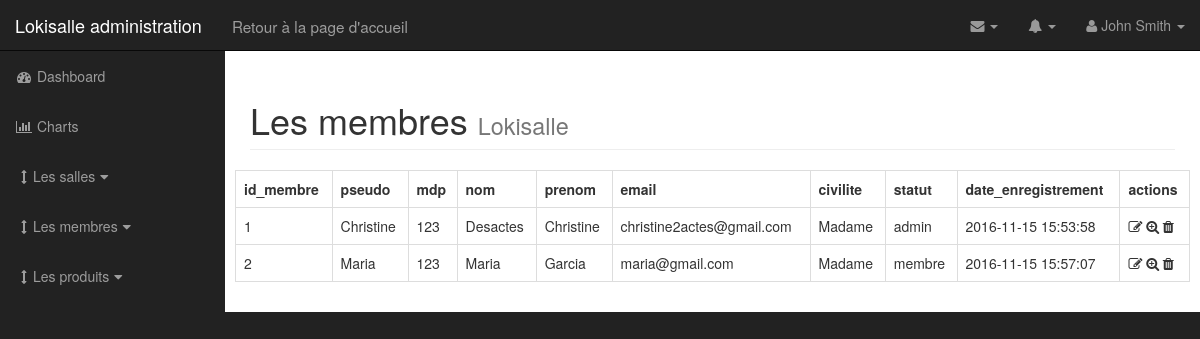
The page /admin/membres.php (signed in) on the database its author committed.
### tables this page shows
CREATE TABLE `membre` (
  `id_membre` int(3) NOT NULL,
  `pseudo` varchar(20) NOT NULL,
  `mdp` varchar(200) NOT NULL,
  `nom` varchar(20) NOT NULL,
  `prenom` varchar(20) NOT NULL,
  `email` varchar(50) NOT NULL,
  `civilite` enum('Monsieur','Madame') NOT NULL,
  `statut` enum('admin','membre') NOT NULL,
  `date_enregistrement` datetime NOT NULL
);

### admin/models/functions_membre.php (called while the page is built, shortened)
<?php
function afficherMembres() {
    $pdo = getDb() ;
    $membres = $pdo -> query('SELECT * from membre') ;
    return $membres ;
} ;

### admin/membres.php (the view, shortened to what this page needs)
<?php
include 'incs/header.php' ;
$membres = afficherMembres() ;
?>
<div id="wrapper">
    <?php include 'incs/nav.php' ?>
    <div id="page-wrapper">
        <div class="container-fluid">
            <div class="row">
                <div class="col-lg-12">
                    <h1 class="page-header">
                        Les membres
                        <small>Lokisalle</small>
                    </h1>
                </div>
            </div>
            <div class="row">
                <?php
                echo '<table class="table table-bordered">' ;
                echo '<tr>' ;
                for($i =0; $i < $membres -> columnCount(); $i ++){
                    $meta = $membres -> getColumnMeta($i);
                    echo '<th>' . $meta['name'] . '</th>' ;
                }
                echo '<th>actions</th>' ;
                echo '<tr>';
                while($enregistrement = $membres -> fetch(PDO::FETCH_ASSOC)){
                echo '<tr>';
                    foreach($enregistrement as $valeur){
                        echo '<td>' . $valeur . '</td>';
                    }
                    echo '<td><i class="fa fa-pencil-square-o" aria-hidden="true"></i>
                    <i class="fa fa-search-plus" aria-hidden="true">
                    <i class="fa fa-trash" aria-hidden="true"></i></td>';
                    echo '</tr>';
                }
                ?>
            </div>
        </div>
    </div>
</div>
</body>
</html>

### admin/incs/header.php (shortened to what this page needs)
<?php
require_once 'models/functions_membre.php' ;
?>
<!DOCTYPE html>
<html lang="en">
<head>
    <link href="css/bootstrap.min.css" rel="stylesheet">
    <link href="css/sb-admin.css" rel="stylesheet">
    <link href="styles/style.css" rel="stylesheet">
    <link href="font-awesome/css/font-awesome.min.css" rel="stylesheet" type="text/css">
</head>
<body>

### admin/incs/nav.php (shortened to what this page needs)
<nav class="navbar navbar-inverse navbar-fixed-top" role="navigation">
    <div class="navbar-header">
        <a class="navbar-brand" href="index.php">Lokisalle administration</a>
        <a class="navbar-brand" href="../index.php"><small>Retour à la page d'accueil</small></a>
    </div>
    <ul class="nav navbar-right top-nav">
        <li class="dropdown">
            <a href="#" class="dropdown-toggle" data-toggle="dropdown"><i class="fa fa-envelope"></i> <b class="caret"></b></a>
        </li>
        <li class="dropdown">
            <a href="#" class="dropdown-toggle" data-toggle="dropdown"><i class="fa fa-bell"></i> <b class="caret"></b></a>
        </li>
        <li class="dropdown">
            <a href="#" class="dropdown-toggle" data-toggle="dropdown"><i class="fa fa-user"></i> John Smith <b class="caret"></b></a>
        </li>
    </ul>
    <div class="collapse navbar-collapse navbar-ex1-collapse">
        <ul class="nav navbar-nav side-nav">
            <li>
                <a href="index.php"><i class="fa fa-fw fa-dashboard"></i> Dashboard</a>
            </li>
            <li>
                <a href="index.php"><i class="fa fa-fw fa-bar-chart-o"></i> Charts</a>
            </li>
            <li>
                <a href="javascript:;" data-toggle="collapse" data-target="#demo"><i class="fa fa-fw fa-arrows-v"></i>Les salles<i class="fa fa-fw fa-caret-down"></i></a>
            </li>
            <li>
                <a href="javascript:;" data-toggle="collapse" data-target="#demo1"><i class="fa fa-fw fa-arrows-v"></i>Les membres<i class="fa fa-fw fa-caret-down"></i></a>
            </li>
            <li>
                <a href="javascript:;" data-toggle="collapse" data-target="#demo2"><i class="fa fa-fw fa-arrows-v"></i>Les produits<i class="fa fa-fw fa-caret-down"></i></a>
            </li>
        </ul>
    </div>
</nav>

### admin/css/sb-admin.css (style rules this page uses)
body { margin-top: 100px; background-color: #222; }
@media (min-width:768px) { body { margin-top: 50px; } }
#wrapper { padding-left: 0; }
#page-wrapper { width: 100%; padding: 0; background-color: #fff; }
@media (min-width:768px) { #wrapper { padding-left: 225px; } }
@media (min-width:768px) { #page-wrapper { padding: 10px; } }
.top-nav { padding: 0 15px; }
.top-nav>li { display: inline-block; float: left; }
.top-nav>li>a { padding-top: 15px; padding-bottom: 15px; line-height: 20px; color: #999; }
@media (min-width:768px) { .side-nav { position: fixed; top: 51px; left: 225px; width: 225px; margin-left: -225px; border: none; border-radius: 0; overflow-y: auto; background-color: #222; bottom: 0; overflow-x: hidden; padding-bottom: 40px; } }
@media (min-width:768px) { .side-nav>li>a { width: 225px; } }

### rows shown on the page
membre: id_membre "1", valeur "Christine", mdp "123", nom "Desactes", email "christine2actes@gmail.com", civilite "Madame", statut "admin", date_enregistrement "2016-11-15 15:53:58"
membre: id_membre "2", valeur "Maria", mdp "123", prenom "Garcia", email "maria@gmail.com", civilite "Madame", statut "membre", date_enregistrement "2016-11-15 15:57:07"

### other values the page prints
$meta['name'] "id_membre"
$meta['name'] "pseudo"
$meta['name'] "mdp"
$meta['name'] "nom"
$meta['name'] "prenom"
$meta['name'] "email"
$meta['name'] "civilite"
$meta['name'] "statut"
$meta['name'] "date_enregistrement"
